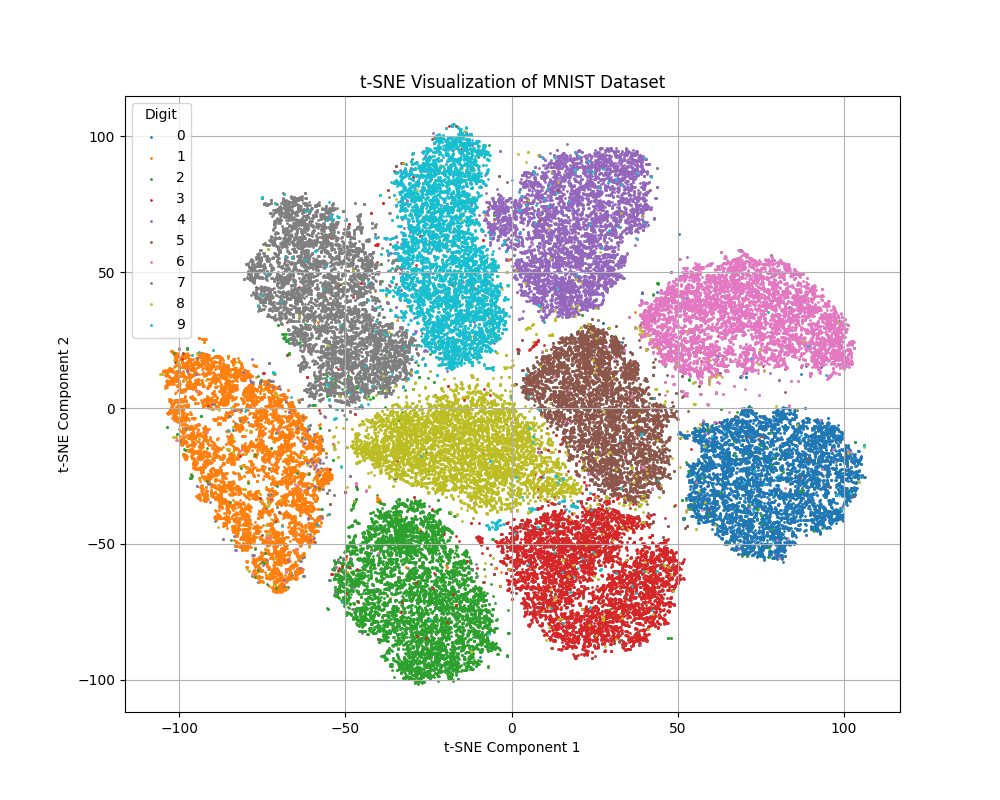

This chart was generated by the following Python code:
import matplotlib.pyplot as plt
from sklearn.manifold import TSNE
from sklearn.datasets import fetch_openml


# 加载 MNIST 数据集
mnist = fetch_openml('mnist_784')
x = mnist.data / 255.0
y = mnist.target.astype(int)

# 使用 t-SNE 对数据进行降维，设置 n_jobs 为 -1 以使用所有可用的 CPU 核心
tsne = TSNE(n_components=2, n_jobs=-1)
x_tsne = tsne.fit_transform(x)

# 可视化降维后的数据，按类别用不同颜色
plt.figure(figsize=(10, 8))
for i in range(10):
    plt.scatter(x_tsne[y == i, 0], x_tsne[y == i, 1], s=1, label=str(i))
plt.title('t-SNE Visualization of MNIST Dataset')  # 可视化 MNIST 数据集的 t-SNE
plt.xlabel('t-SNE Component 1')  # t-SNE 成分 1
plt.ylabel('t-SNE Component 2')  # t-SNE 成分 2
plt.legend(title='Digit')  # 数字类别
plt.grid(True)  # 显示网格
plt.show()
